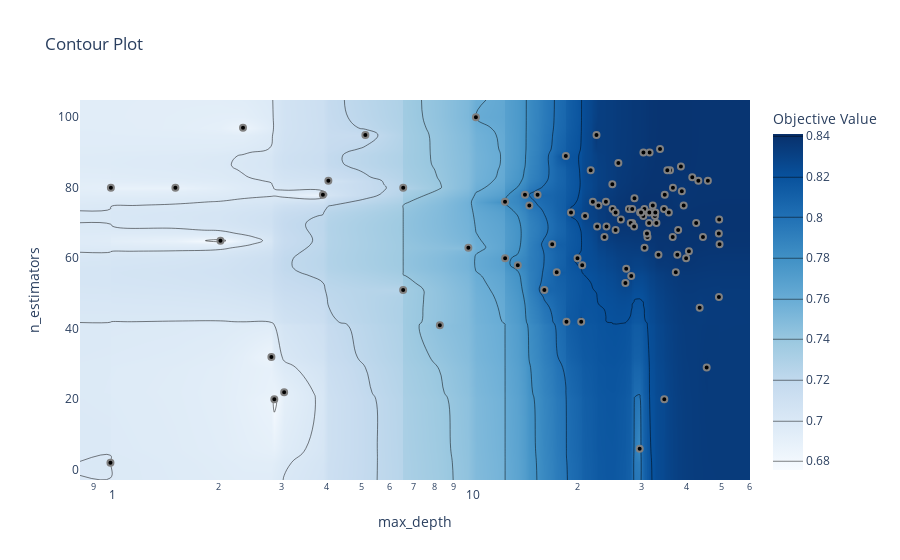

Notebook cell for this chart:
### Code cell
plot_contour(study, params=['n_estimators', 'max_depth'])
